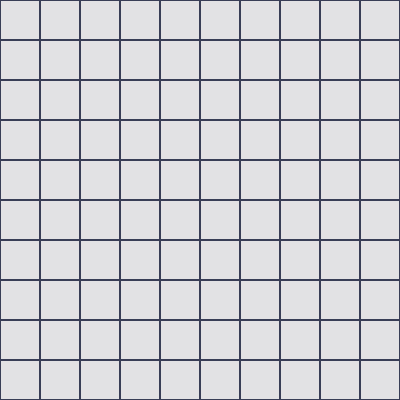
Frame 1 (no input)
Frame 60 (no input): identical to frame 1, image omitted
Frame 120 (the mouse pressed at the canvas centre since frame 60): identical to frame 1, image omitted

The p5.js sketch that drew this single still picture (run headless with seeded random() and noise() and a simulated clock; from frame 60 on, the mouse is pressed at the canvas centre):

// p5.js sketch
// ── sketch.js
let COLS = 10;
let ROWS = 10;
let SIZE = 40;

let moves = 0;

let field;
let gameState = true;

let bomb_count_label;
let moves_label;
let tryagain_label;
let you_win_label;

function setup() {
  if (COLS * SIZE >= window.innerWidth) {
    COLS = Math.floor(window.innerWidth / SIZE) - 1;
    COLS = COLS % 2 === 1 ? COLS - 1 : COLS;
    ROWS = COLS;

    console.log(COLS, ROWS);
  }
  createCanvas(ROWS * SIZE, COLS * SIZE);
  newGame();

  bomb_count_label = createP(`bombs: ${field.countBombs()}`);
  moves_label = createP(`moves: ${moves}`);
  you_win_label = createP(`you win!`);
  tryagain_label = createP(`try again!`);
  you_win_label.hide();
  tryagain_label.hide();
  tryagain_label.mouseClicked(() => {
    restartGame();
  });
}

function newGame() {
  gameState = true;
  //making the field;
  field = new MATRIX(ROWS, COLS, SIZE);
  //creating random bombs;
  createBombs(
    floor(random(Math.floor(COLS * 0.5), Math.floor((COLS * ROWS) / 2)))
  );
}

function draw() {
  background("#383e56");
  field.show();
  moves_label.html(`moves: ${moves}`);
}

// ── minesweeper.js
function createBombs(numberOfBombs) {
  let bombs = 0;
  while (bombs != numberOfBombs) {
    let cell =
      field.matrix[floor(random(field.rows))][floor(random(field.cols))];
    if (!cell.bomb) {
      bombs++;
      cell.bomb = true;
    }
  }
}

function mousePressed() {
  if (gameState) {
    for (let i = 0; i < field.rows; i++) {
      for (let j = 0; j < field.cols; j++) {
        let cell = field.matrix[i][j];
        let x = cell.x;
        let y = cell.y;
        let volume = cell.size;
        if (
          mouseX > x &&
          mouseX < x + volume &&
          mouseY > y &&
          mouseY < y + volume
        ) {
          moves++;
          revealCell(cell);
        }
      }
    }
  }
}

function checkForWinner() {
  let overall = field.rows * field.cols;
  let bombs = 0;
  let cellsrevealed = 0;

  for (let i = 0; i < field.rows; i++) {
    for (let j = 0; j < field.cols; j++) {
      let cell = field.matrix[i][j];
      if (cell.bomb) bombs++;
      if (cell.revealed) cellsrevealed++;
    }
  }

  let winning_state = overall - bombs;

  if (cellsrevealed == winning_state) gameWon();
}

function gameWon() {
  console.log("You Win!");
  moves_label.hide();
  bomb_count_label.hide();
  tryagain_label.show();
  you_win_label.show();
  gameState = false;
  for (let i = 0; i < field.rows; i++) {
    for (let j = 0; j < field.cols; j++) {
      cell = field.matrix[i][j];
      cell.color = "#c4fb6d";
      cell.revealed = true;
      cell.value = checkNeighbors(cell);
    }
  }
}

function revealCell(cell) {
  cell.revealed = true;
  if (!cell.bomb) {
    cell.color = "#d4b5b0";
    cell.value = checkNeighbors(cell);

    if (cell.value == 0) {
      floodFill(cell);
    }
  } else {
    GameOver(cell);
  }
  checkForWinner();
}

function GameOver(c) {
  console.log("bomb!");
  gameState = false;
  for (let i = 0; i < field.rows; i++) {
    for (let j = 0; j < field.cols; j++) {
      cell = field.matrix[i][j];
      cell.color = "#ffbcbc";
      cell.revealed = true;
      cell.value = checkNeighbors(cell);
    }
  }
  c.color = "#fa1616";
  moves_label.hide();
  bomb_count_label.hide();
  tryagain_label.show();
}

function floodFill(cell) {
  //current cell c_
  let c_i = cell.i;
  let c_j = cell.j;

  let neighborCount = 0;

  for (let i = -1; i <= 1; i++) {
    for (let j = -1; j <= 1; j++) {
      //neightbor n_
      let n_i = c_i + i;
      let n_j = c_j + j;

      if (n_i >= 0 && n_i < field.rows && n_j >= 0 && n_j < field.cols) {
        let neighbor = field.matrix[n_i][n_j];

        if (!neighbor.bomb && !neighbor.revealed) {
          revealCell(neighbor);
        }
      }
    }
  }
}

function checkNeighbors(cell) {
  //current cell c_
  let c_i = cell.i;
  let c_j = cell.j;

  let neighborCount = 0;

  for (let i = -1; i <= 1; i++) {
    for (let j = -1; j <= 1; j++) {
      //neightbor n_
      let n_i = c_i + i;
      let n_j = c_j + j;

      if (n_i >= 0 && n_i < field.rows && n_j >= 0 && n_j < field.cols) {
        let neighbor = field.matrix[n_i][n_j];

        if (neighbor.bomb) {
          neighborCount++;
        }
      }
    }
  }

  return neighborCount;
}

class MATRIX {
  constructor(rows, cols, size) {
    this.rows = rows;
    this.cols = cols;
    this.size = size;
    this.matrix = new Array(this.rows);
    this.createMatrix();
  }
  createMatrix() {
    for (let i = 0; i < this.matrix.length; i++) {
      this.matrix[i] = new Array(this.cols);
    }

    for (let i = 0; i < this.rows; i++) {
      for (let j = 0; j < this.cols; j++) {
        this.matrix[i][j] = new CELL(i, j, this.size);
      }
    }
  }
  show() {
    for (let i = 0; i < this.rows; i++) {
      for (let j = 0; j < this.cols; j++) {
        this.matrix[i][j].show();
      }
    }
  }

  countBombs() {
    let bombs_count = 0;
    for (let i = 0; i < this.rows; i++) {
      for (let j = 0; j < this.cols; j++) {
        if (this.matrix[i][j].bomb == true) {
          bombs_count++;
        }
      }
    }
    return bombs_count;
  }
}

class CELL {
  constructor(i, j, size) {
    this.i = i;
    this.j = j;
    this.x = i * size;
    this.y = j * size;
    this.size = size;
    this.color = "#eeee";

    this.value = 0;
    this.bomb = false;
    this.revealed = false;
  }
  show() {
    fill(this.color);
    strokeWeight(2);
    stroke("#383e56");
    rect(this.x, this.y, this.size, this.size);

    if (this.bomb && this.revealed) {
      fill("#f69e7b");
      noStroke();
      ellipse(
        this.x + this.size / 2,
        this.y + this.size / 2,
        this.size / 2,
        this.size / 2
      );
    }

    if (this.value && this.revealed && !this.bomb) {
      noStroke();
      fill("black");
      textSize(20);
      textAlign(CENTER, CENTER);
      text(this.value, this.x, this.y, this.size, this.size);
    }
  }
}

function AI() {
  let cell = field.matrix[floor(random(field.rows))][floor(random(field.cols))];
  if (!cell.bomb && !cell.revealed) {
    revealCell(cell);
  } else {
    AI();
  }
}

function restartGame() {
  moves = 0;
  moves_label.show();
  you_win_label.hide();
  bomb_count_label.show();
  tryagain_label.hide();
  bomb_count_label.html(`bombs: ${field.countBombs()}`);
  moves_label.html(`moves: ${moves}`);
  newGame();
  gameState = true;
}
